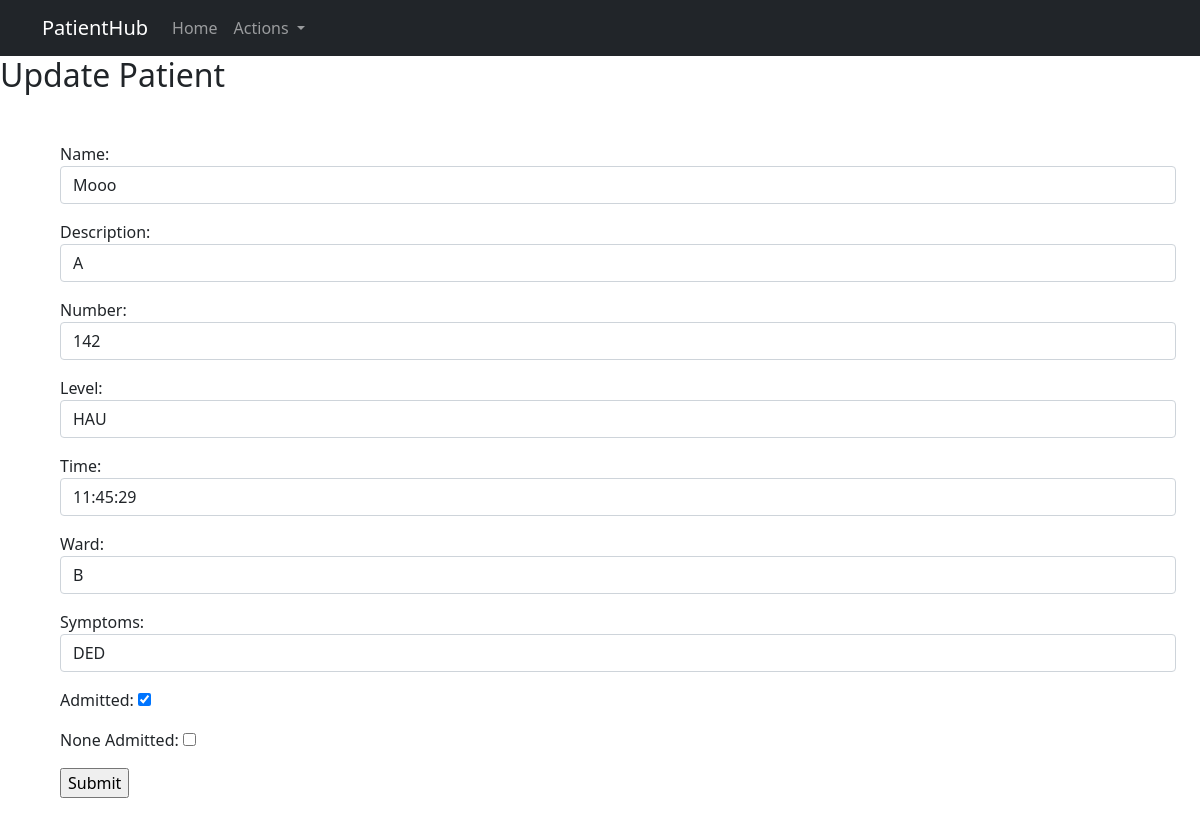
The page /staff/updatePatient/11/ on the database its author committed.
### staff/models.py (models this page shows, shortened)
class Patient(models.Model):
    name = models.CharField(max_length=250)
    description = models.TextField()
    symptoms = models.CharField(max_length=300, null=True, blank=True)
    ward = models.CharField(max_length=30, null=True, blank=True)
    time = models.TimeField(max_length=30, null=True, blank=True)
    number = models.DecimalField(decimal_places=0, max_digits=999, default=1)
    level = models.CharField(max_length=30, null=True, blank=True)
    Admitted = models.BooleanField(default=False)
    None_Admitted = models.BooleanField(default=False)

### staff/views.py (the view)
# urls.py: path('updatePatient/<int:pk>/', updatePatient, name='updatePatient'),
def updatePatient(request, pk):
    patient = Patient.objects.get(id=pk)
    patient_id = patient.id
    form = PatientForm(instance=patient)
    if request.method == 'POST':
        form = PatientForm(request.POST, request.FILES, instance=patient)
        if form.is_valid():
            form.save()
            return redirect(reverse('detailed', args=[patient_id]))
    context = {
        "form": form
    }
    return render(request, 'updatePatient.html', context)

### staff/forms.py
class PatientForm(forms.ModelForm):
    class Meta:
        model = Patient
        fields = ['name', 'description', 'number','level', 'time', 'ward', 'symptoms', 'Admitted', 'None_Admitted']
        widgets = {
            'name': forms.TextInput(attrs={'class': 'form-control'}),
            'description': forms.TextInput(attrs={'class': 'form-control'}),
            'number': forms.TextInput(attrs={'class': 'form-control'}),
            'symptoms': forms.TextInput(attrs={'class': 'form-control'}),
            'time': forms.TextInput(attrs={'class': 'form-control'}),
            'level': forms.TextInput(attrs={'class':'form-control'}),
            'ward': forms.TextInput(attrs={'class': 'form-control'}),
        }
        is_Admitted = forms.BooleanField(required=False),
        is_None_Admitted = forms.BooleanField(required=False),

### templates/updatePatient.html (shortened to what this page needs)
<!DOCTYPE html>
<html lang="en">
<head>
     {% include 'base/css.html' %}
{% include 'nav.html' %}
    <h2>
        Update Patient
    </h2>
    <div class="container m-5">
        <form action="" method="post" enctype="multipart/form-data">
            {{ form.as_p }}
            <input type="submit" name="Submit">
        </form>
    </div>
</head>
<body>
</body>
</html>

### rows shown on the page
Patient: name "Mooo", description "A", number "142", level "HAU", time "11:45:29", ward "B", symptoms "DED", Admitted "☑"
